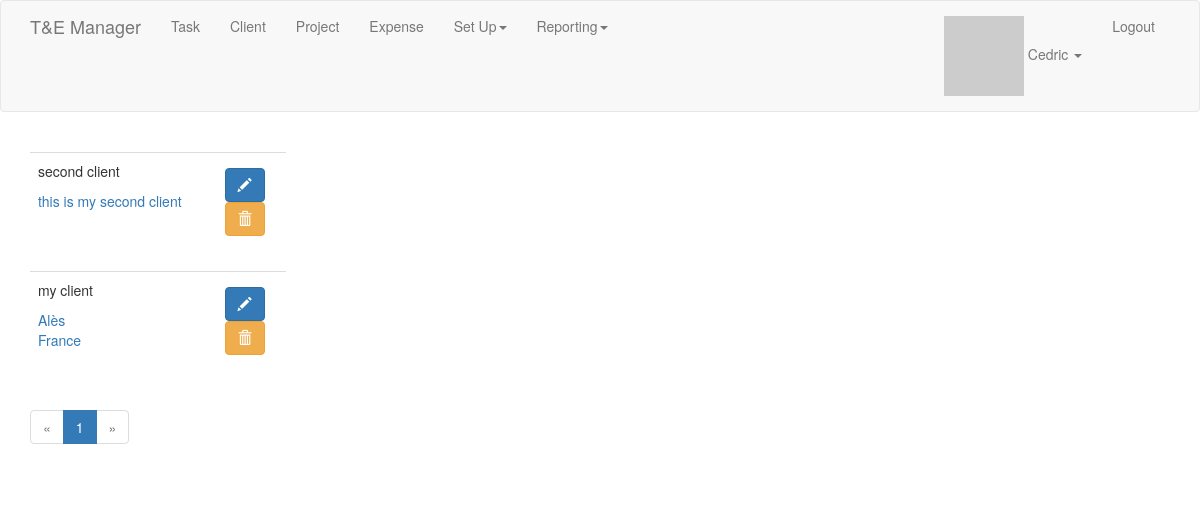
/list_of_clients (signed in), run on an earlier commit of the app's database.
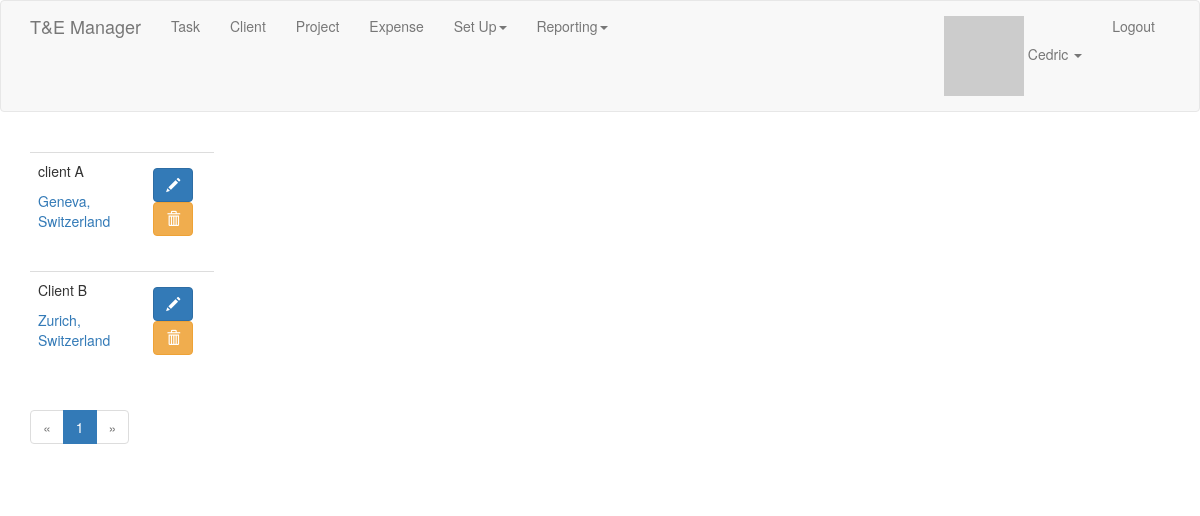
And on a later commit of the database.
### app/models.py (models this page shows, shortened)
class Client(db.Model):
    id = db.Column(db.Integer, primary_key=True)
    name = db.Column(db.String(64), index=True)
    user_id = db.Column(db.Integer, db.ForeignKey('user.id'))
    address = db.Column(db.String(128))
    tasks = db.relationship('Task', backref='client_task', lazy='dynamic')
    projects = db.relationship('Project', backref='client_project', lazy='dynamic')

### app/clients/routes.py (the view)
@bp.route('/list_of_clients')
@login_required
def list_of_clients():
    page = request.args.get('page', 1, type=int)
    pagination = Client.query.order_by(Client.name.desc()).paginate(page, 5, False)
    clients = pagination.items
    return render_template('clients/list_of_clients.html', title='List of clients', clients=clients,
                           pagination=pagination)

### app/main/__init__.py (called while the page is built)
@bp.app_context_processor
def inject_permissions():
    return dict(Permission=Permission)

### app/main/routes.py (called while the page is built)
@bp.before_app_request
def before_request():
    if current_user.is_authenticated:
        current_user.last_seen = datetime.utcnow()
        db.session.commit()

### app/models.py (called while the page is built)
@login.user_loader
def load_user(id):
    return User.query.get(int(id))

    def avatar(self, size):
        digest = md5(self.email.lower().encode('utf-8')).hexdigest()
        return 'https://www.gravatar.com/avatar/{}?d=identicon&s={}'.format(digest, size)

### app/templates/clients/list_of_clients.html
{% extends "base.html" %}
{% import 'bootstrap/wtf.html' as wtf %}
{% import "_macros.html" as macros %}
{% block app_content %}
    <div class="pagination">
        {% for client in clients %}
            {% include 'clients/_client.html' %}
        {% endfor %}
        {{ macros.pagination_widget(pagination, 'clients.list_of_clients') }}
    </div>
{% endblock %}

### app/templates/clients/_client.html
<table class="table table-hover">
    <tr>
        <td>
            <div class="row">
                <div class="col-md-9">
                    <p>{{ client.name }}</p>
                    {% autoescape false %}
                    <a href="http://maps.google.com/?q={{ client.address | replace("\n", " ") }}">{{ client.address | replace("\n", "<br/>") }}</a>
                    {%  endautoescape %}
                </div>
                <div class="col-md-3">
                    <div class="btn pull-right">
                        <a class="btn btn-primary" href="{{ url_for('clients.edit_client', id=client.id) }}"><span class="glyphicon glyphicon-pencil"></span></a>
                        {% if current_user.is_administrator %}
                            <form method="post" action="{{ url_for('clients.delete_client', id=client.id) }}"><button type="submit" class="btn btn-warning"><span class="glyphicon glyphicon-trash"></span></button></form>
                        {% endif %}
                    </div>
                </div>
            </div>
        </td>
    </tr>
</table>

What changed in the data, as far as the page shows it:
changed Client: name "my client" → "client A"; address "Alès France" → "Geneva, Switzerland"; moves up the list
changed Client: name "second client" → "Client B"; address "this is my second client" → "Zurich, Switzerland"
